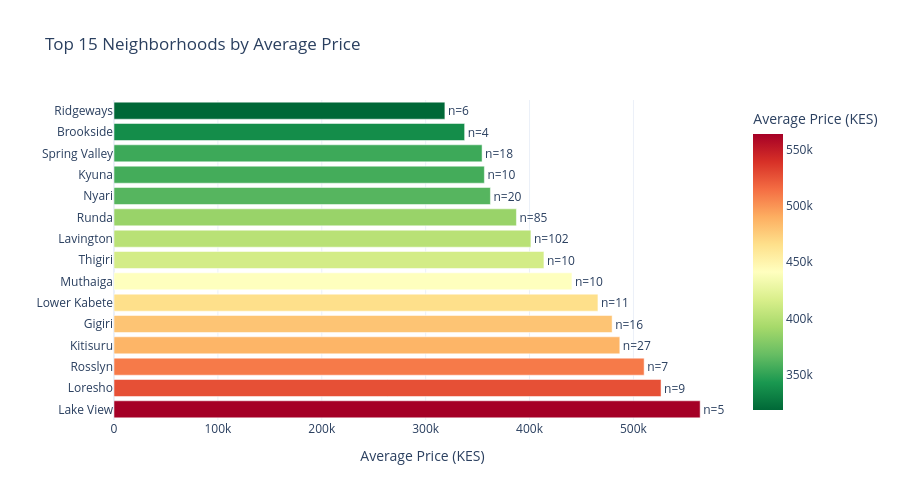

Notebook code cell kept with this figure:
### Markdown cell above
### 4.4 Geographic Analysis

### Code cell
# Top neighborhoods by average price
neighborhood_stats = data.groupby('Neighborhood').agg({
    'Price (KES)': ['mean', 'count']
}).reset_index()

neighborhood_stats.columns = ['Neighborhood', 'Avg_Price', 'Count']
neighborhood_stats = neighborhood_stats[neighborhood_stats['Count'] >= 3]  # At least 3 listings
top_neighborhoods = neighborhood_stats.nlargest(15, 'Avg_Price')

fig_neighborhood = px.bar(
    top_neighborhoods,
    x='Avg_Price',
    y='Neighborhood',
    orientation='h',
    title='Top 15 Neighborhoods by Average Price',
    labels={'Avg_Price': 'Average Price (KES)', 'Neighborhood': ''},
    color='Avg_Price',
    color_continuous_scale='RdYlGn_r',
    text='Count'
)

fig_neighborhood.update_traces(texttemplate='n=%{text}', textposition='outside')
fig_neighborhood.update_layout(
    template='plotly_white',
    height=500,
    showlegend=False
)

fig_neighborhood.show()

print(f"\nNeighborhoods analyzed: {len(neighborhood_stats)}")
print(f"Most expensive: {top_neighborhoods.iloc[0]['Neighborhood']} (KES {top_neighborhoods.iloc[0]['Avg_Price']:,.0f})")
print(f"Least expensive in top 15: {top_neighborhoods.iloc[-1]['Neighborhood']} (KES {top_neighborhoods.iloc[-1]['Avg_Price']:,.0f})")

### Figure 1 — Plotly figure (JSON) as saved in the notebook; plotly's stock layout.template omitted (floating-point values rounded to 4 significant figures)
{"data": [{"hovertemplate": "Average Price (KES)=%{marker.color}<br>=%{y}<br>Count=%{text}<extra></extra>", "legendgroup": "", "marker": {"color": [564200.0, 526600.0, 510300.0, 486900.0, 479500.0, 465800.0, 440800.0, 413800.0, 401300.0, 387400.0, 362300.0, 356500.0, 354300.0, 337500.0, 318500.0], "coloraxis": "coloraxis", "pattern": {"shape": ""}}, "name": "", "orientation": "h", "showlegend": false, "text": [5.0, 9.0, 7.0, 27.0, 16.0, 11.0, 10.0, 10.0, 102.0, 85.0, 20.0, 10.0, 18.0, 4.0, 6.0], "textposition": "outside", "texttemplate": "n=%{text}", "type": "bar", "x": [564200.0, 526600.0, 510300.0, 486900.0, 479500.0, 465800.0, 440800.0, 413800.0, 401300.0, 387400.0, 362300.0, 356500.0, 354300.0, 337500.0, 318500.0], "xaxis": "x", "y": ["Lake View", "Loresho", "Rosslyn", "Kitisuru", "Gigiri", "Lower Kabete", "Muthaiga", "Thigiri", "Lavington", "Runda", "Nyari", "Kyuna", "Spring Valley", "Brookside", "Ridgeways"], "yaxis": "y"}], "layout": {"barmode": "relative", "coloraxis": {"colorbar": {"title": {"text": "Average Price (KES)"}}, "colorscale": [[0, "rgb(0,104,55)"], [0.1, "rgb(26,152,80)"], [0.2, "rgb(102,189,99)"], [0.3, "rgb(166,217,106)"], [0.4, "rgb(217,239,139)"], [0.5, "rgb(255,255,191)"], [0.6, "rgb(254,224,139)"], [0.7, "rgb(253,174,97)"], [0.8, "rgb(244,109,67)"], [0.9, "rgb(215,48,39)"], [1, "rgb(165,0,38)"]]}, "height": 500, "legend": {"tracegroupgap": 0}, "showlegend": false, "title": {"text": "Top 15 Neighborhoods by Average Price"}, "xaxis": {"anchor": "y", "domain": [0, 1], "title": {"text": "Average Price (KES)"}}, "yaxis": {"anchor": "x", "domain": [0, 1], "title": {"text": ""}}}}
